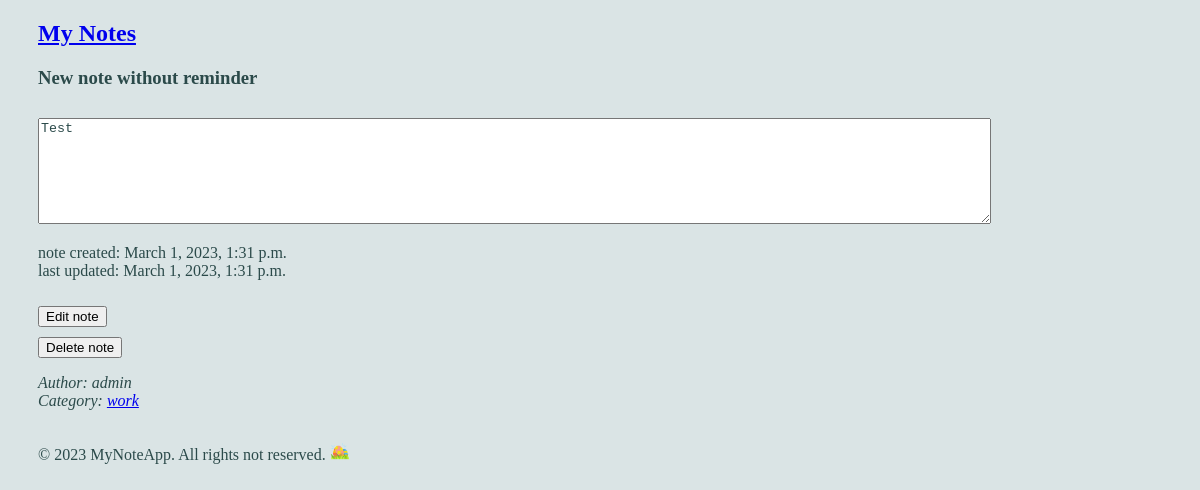
The app's page /note_27/, older data.
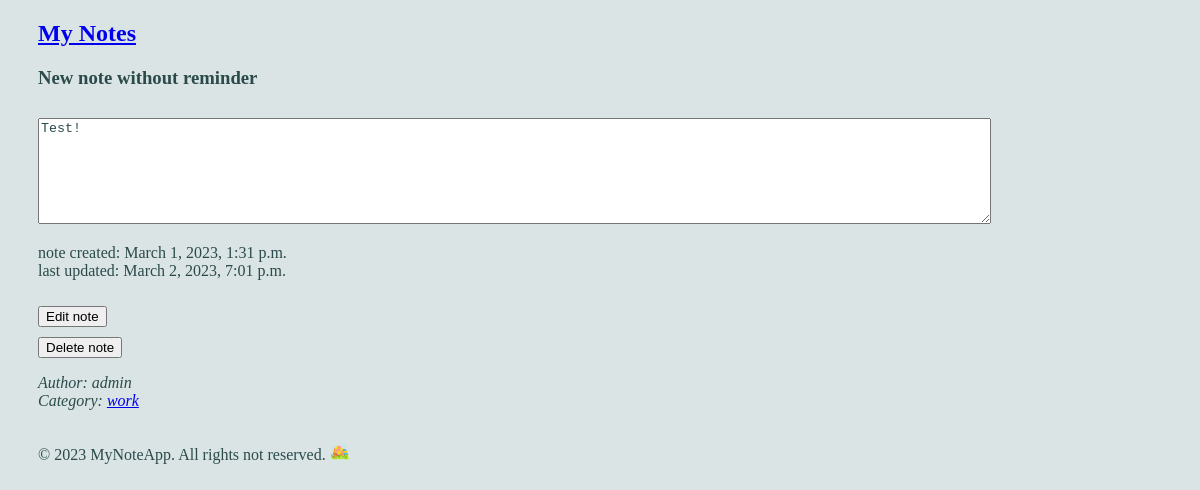
The same page, newer data.
### notes/models.py (models this page shows, shortened)
class Note(models.Model):
    title = models.CharField(max_length=200)
    text = models.TextField()
    created_date = models.DateTimeField(auto_now_add=True)
    upd_date = models.DateTimeField(auto_now=True)
    reminder = models.DateTimeField(null=True, blank=True)
    author = models.ForeignKey(User, on_delete=models.CASCADE)
    category = models.ForeignKey(Category, on_delete=models.CASCADE, related_name='notes', null=True, blank=True)

class Category(models.Model):
    title = models.CharField(max_length=200)

### notes/views.py (the view)
# urls.py: path('note_<int:note_id>/', views.note_detail, name='note_detail'),
def note_detail(request, note_id):
    note = get_object_or_404(Note, pk=note_id)
    return render(request, 'notes/note_detail.html', {'note': note})

### notes/templates/notes/note_detail.html (shortened to what this page needs)
{% extends 'base.html' %}
{% block content %}
    <h3>{{ note.title }}</h3>
    <label for="note_text">
        <textarea id="note_text" name="note_text" rows="10" cols="50" readonly>{{ note.text }}</textarea>
    </label>
    <p>
        note created: {{ note.created_date }}<br>
        last updated: {{ note.upd_date }}<br>
    </p>
    <a href="{% url 'notes:edit_note' note.id %}">
        <button type="button" class="btn btn-outline-danger btn-with-margin">Edit note</button>
    </a><br>
    <a href="{% url 'notes:delete_note' note.id %}">
        <button type="button" class="btn btn-outline-danger btn-with-margin">Delete note</button>
    </a>
    <p style="font-style: italic ">
        Author: {{ note.author.username}}<br>
        {% if note.category != None %}
            Category: <a href="{% url 'notes:category_detail' note.category_id %}">{{ note.category.title.lower }}</a>
        {% else %}
            No category
        {% endif %}
    </p>
{% endblock %}

Row changes from the older to the newer data that the page shows:
changed Note "New note without reminder": note_text "Test" → "Test!"; upd_date "March 1, 2023, 1:31 p.m." → "March 2, 2023, 7:01 p.m."
